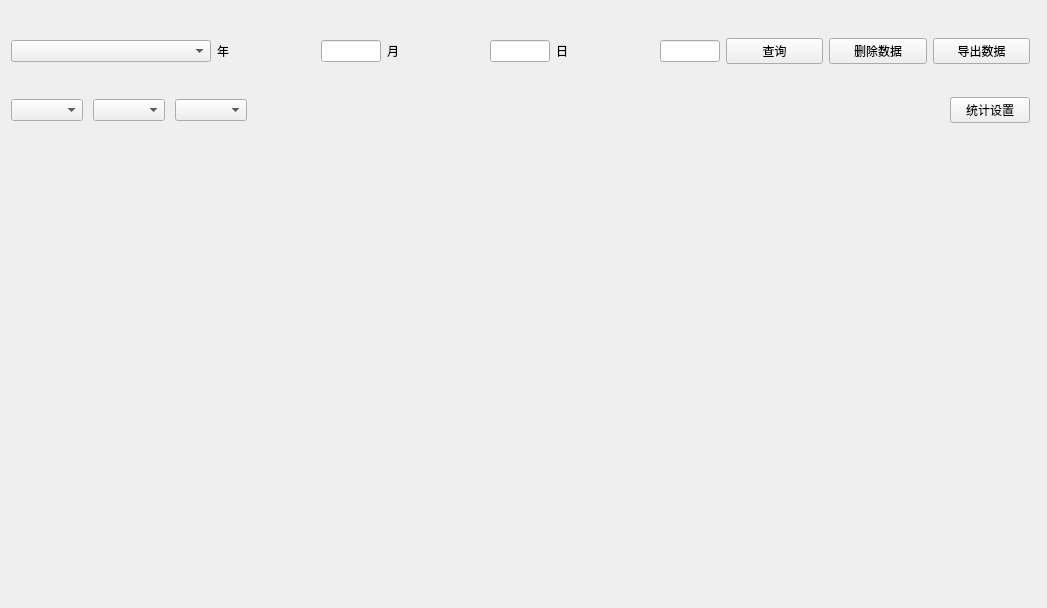
<?xml version="1.0" encoding="UTF-8"?>
<ui version="4.0">
 <class>SysOutputWidget</class>
 <widget class="QWidget" name="SysOutputWidget">
  <property name="geometry">
   <rect>
    <x>0</x>
    <y>0</y>
    <width>1047</width>
    <height>608</height>
   </rect>
  </property>
  <property name="windowTitle">
   <string notr="true">Form</string>
  </property>
  <layout class="QGridLayout" name="gridLayout">
   <item row="0" column="0">
    <layout class="QHBoxLayout" name="horizontalLayout">
     <property name="topMargin">
      <number>0</number>
     </property>
     <item>
      <widget class="QComboBox" name="comboBox">
       <property name="minimumSize">
        <size>
         <width>200</width>
         <height>0</height>
        </size>
       </property>
       <property name="maximumSize">
        <size>
         <width>200</width>
         <height>16777215</height>
        </size>
       </property>
      </widget>
     </item>
     <item>
      <widget class="QLabel" name="label_2">
       <property name="text">
        <string>年</string>
       </property>
      </widget>
     </item>
     <item>
      <widget class="myLineEdit" name="lineEdit_y">
       <property name="maximumSize">
        <size>
         <width>60</width>
         <height>16777215</height>
        </size>
       </property>
      </widget>
     </item>
     <item>
      <widget class="QLabel" name="label_3">
       <property name="text">
        <string>月</string>
       </property>
      </widget>
     </item>
     <item>
      <widget class="myLineEdit" name="lineEdit_m">
       <property name="minimumSize">
        <size>
         <width>0</width>
         <height>0</height>
        </size>
       </property>
       <property name="maximumSize">
        <size>
         <width>60</width>
         <height>16777215</height>
        </size>
       </property>
      </widget>
     </item>
     <item>
      <widget class="QLabel" name="label_5">
       <property name="text">
        <string>日</string>
       </property>
      </widget>
     </item>
     <item>
      <widget class="myLineEdit" name="lineEdit_d">
       <property name="maximumSize">
        <size>
         <width>60</width>
         <height>16777215</height>
        </size>
       </property>
      </widget>
     </item>
     <item>
      <widget class="QPushButton" name="search">
       <property name="text">
        <string notr="true">查询</string>
       </property>
      </widget>
     </item>
     <item>
      <widget class="QPushButton" name="deletedataBtn">
       <property name="text">
        <string>删除数据</string>
       </property>
      </widget>
     </item>
     <item>
      <widget class="QPushButton" name="exportdataBtn">
       <property name="text">
        <string notr="true">导出数据</string>
       </property>
      </widget>
     </item>
    </layout>
   </item>
   <item row="1" column="0">
    <layout class="QHBoxLayout" name="horizontalLayout_2">
     <property name="spacing">
      <number>10</number>
     </property>
     <item>
      <widget class="QComboBox" name="comboBoxtype"/>
     </item>
     <item>
      <widget class="QComboBox" name="comboBox_2"/>
     </item>
     <item>
      <widget class="QComboBox" name="comboBox_view"/>
     </item>
     <item>
      <spacer name="horizontalSpacer">
       <property name="orientation">
        <enum>Qt::Horizontal</enum>
       </property>
       <property name="sizeHint" stdset="0">
        <size>
         <width>40</width>
         <height>20</height>
        </size>
       </property>
      </spacer>
     </item>
     <item>
      <widget class="QPushButton" name="classSet">
       <property name="text">
        <string notr="true">统计设置</string>
       </property>
      </widget>
     </item>
    </layout>
   </item>
   <item row="2" column="0" colspan="2">
    <widget class="QStackedWidget" name="stackedWidget">
     <property name="minimumSize">
      <size>
       <width>1021</width>
       <height>370</height>
      </size>
     </property>
     <property name="maximumSize">
      <size>
       <width>1021</width>
       <height>412</height>
      </size>
     </property>
     <property name="sizeIncrement">
      <size>
       <width>700</width>
       <height>350</height>
      </size>
     </property>
     <property name="baseSize">
      <size>
       <width>700</width>
       <height>350</height>
      </size>
     </property>
     <property name="currentIndex">
      <number>2</number>
     </property>
     <widget class="QualityChart" name="widget"/>
     <widget class="QualityChart" name="page"/>
     <widget class="Piechart" name="page_2"/>
    </widget>
   </item>
  </layout>
 </widget>
 <customwidgets>
  <customwidget>
   <class>myLineEdit</class>
   <extends>QLineEdit</extends>
   <header location="global">mysortwidget/mylineedit.h</header>
  </customwidget>
  <customwidget>
   <class>QualityChart</class>
   <extends>QWidget</extends>
   <header location="global">systeminfo/qualitychart.h</header>
   <container>1</container>
  </customwidget>
  <customwidget>
   <class>Piechart</class>
   <extends>QWidget</extends>
   <header location="global">systeminfo/piechart.h</header>
   <container>1</container>
  </customwidget>
 </customwidgets>
 <resources/>
 <connections/>
</ui>
